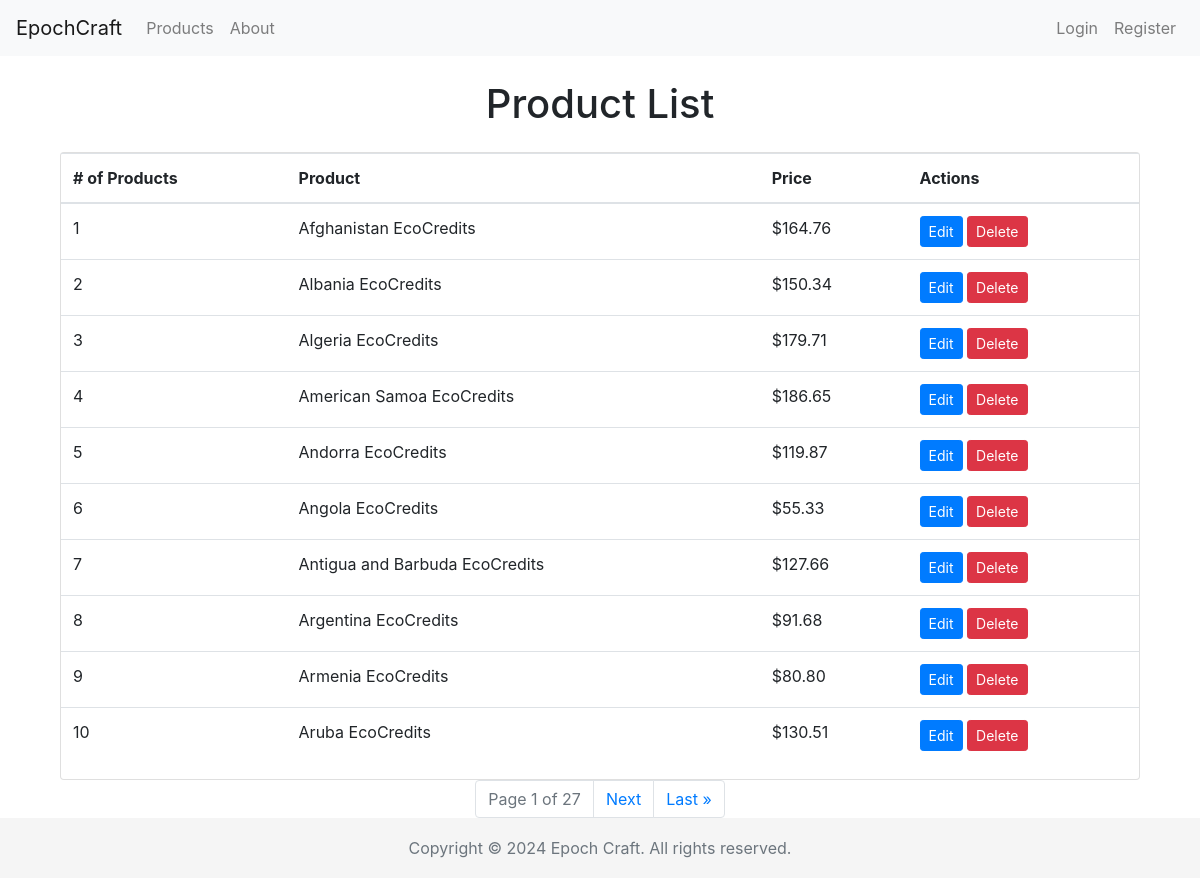
Screenshot of /management/products/ with the database file from the repository.
### cc_shop/models.py (models this page shows, shortened)
class Product(models.Model):
    country = models.ForeignKey(Country, on_delete=models.CASCADE, related_name='products')
    description = models.TextField()
    price = models.DecimalField(max_digits=10, decimal_places=2)
    type = models.CharField(max_length=50)  # Types could be like "Renewable Energy Credit", "Carbon Offset", etc.

class Country(models.Model):
    country_code = models.CharField(max_length=3, primary_key=True)
    country_name = models.CharField(max_length=100)
    def __str__(self):
        return self.country_name

### cc_shop/views.py (the view)
# urls.py: path('management/products/', views.product_list, name='product_list'),
def product_list(request):
    all_products = Product.objects.all()
    paginator = Paginator(all_products, 10)
    page_number = request.GET.get('page')
    try:
        products = paginator.page(page_number)
    except PageNotAnInteger:
        products = paginator.page(1)
    except EmptyPage:
        products = paginator.page(paginator.num_pages)
    return render(request, 'product_list.html', {'products': products})

### cc_shop/templates/product_list.html (shortened to what this page needs)
{% extends 'base.html' %}
{% block content %}
<div class="container mt-4">
    <h1 class="text-center mb-4">Product List</h1>
    <div class="card">
        <table class="table table-hover">
            <thead>
                <tr>
                    <th># of Products</th>
                    <th>Product</th>
                    <th>Price</th>
                    <th>Actions</th>
                </tr>
            </thead>
            <tbody>
                {% for product in products %}
                <tr>
                    <td>{{ forloop.counter }}</td>
                    <td>{{ product.country }} EcoCredits</td>
                    <td>${{ product.price }}</td>
                    <td>
                        <a href="{% url 'edit_product' product.id %}" class="btn btn-primary btn-sm">Edit</a>
                        <a href="{% url 'delete_product' product.id %}" class="btn btn-danger btn-sm">Delete</a>
                    </td>
                </tr>
                {% empty %}
                <tr><td colspan="4">No products found.</td></tr>
                {% endfor %}
            </tbody>
        </table>
    </div>
    <nav aria-label="Page navigation">
        <ul class="pagination justify-content-center">
            <li class="page-item disabled"><a class="page-link" href="#">Page {{ products.number }} of {{ products.paginator.num_pages }}</a></li>
            {% if products.has_next %}
                <li class="page-item"><a class="page-link" href="?page={{ products.next_page_number }}">Next</a></li>
                <li class="page-item"><a class="page-link" href="?page={{ products.paginator.num_pages }}">Last &raquo;</a></li>
            {% endif %}
        </ul>
    </nav>
</div>
{% endblock %}

### cc_shop/templates/base.html (style rules this page uses)
html { position: relative; min-height: 100%; }
body { margin-bottom: 60px; }

### rows the page displays
Product: country "Afghanistan", price "164.76"
Product: country "Albania", price "150.34"
Product: country "Algeria", price "179.71"
Product: country "American Samoa", price "186.65"
Product: country "Andorra", price "119.87"
Product: country "Angola", price "55.33"
Product: country "Antigua and Barbuda", price "127.66"
Product: country "Argentina", price "91.68"
Product: country "Armenia", price "80.80"
Product: country "Aruba", price "130.51"

### other values shown
{{ products.number }} "1"
{{ products.paginator.num_pages }} "27"
